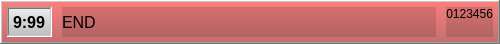
<?xml version="1.0" encoding="UTF-8"?>
<ui version="4.0">
 <class>bookingEndStrip</class>
 <widget class="QFrame" name="bookingEndStrip">
  <property name="geometry">
   <rect>
    <x>0</x>
    <y>0</y>
    <width>500</width>
    <height>44</height>
   </rect>
  </property>
  <property name="styleSheet">
   <string notr="true">QLabel { color: black; } #bookingEndStrip { background-color: qlineargradient( x1:0 y1:0, x2:0 y2:1, stop:0 #FF7F7F, stop:1 #BF6F6F); }</string>
  </property>
  <property name="frameShape">
   <enum>QFrame::WinPanel</enum>
  </property>
  <property name="frameShadow">
   <enum>QFrame::Raised</enum>
  </property>
  <layout class="QHBoxLayout" stretch="0,1,0">
   <property name="spacing">
    <number>10</number>
   </property>
   <property name="leftMargin">
    <number>5</number>
   </property>
   <property name="topMargin">
    <number>5</number>
   </property>
   <property name="rightMargin">
    <number>5</number>
   </property>
   <property name="bottomMargin">
    <number>5</number>
   </property>
   <item>
    <widget class="QLabel" name="labelTime">
     <property name="font">
      <font>
       <pointsize>12</pointsize>
       <weight>75</weight>
       <bold>true</bold>
      </font>
     </property>
     <property name="styleSheet">
      <string notr="true">QLabel { background-color: qlineargradient( x1:0 y1:0, x2:0 y2:1, stop:0 #EEEEEE, stop:1 #BBBBBB); }</string>
     </property>
     <property name="frameShape">
      <enum>QFrame::WinPanel</enum>
     </property>
     <property name="frameShadow">
      <enum>QFrame::Sunken</enum>
     </property>
     <property name="text">
      <string notr="true">9:99</string>
     </property>
    </widget>
   </item>
   <item>
    <widget class="QLabel" name="labelType">
     <property name="font">
      <font>
       <pointsize>12</pointsize>
      </font>
     </property>
     <property name="styleSheet">
      <string notr="true">background-color: rgba(0,0,0,30);</string>
     </property>
     <property name="text">
      <string>END</string>
     </property>
    </widget>
   </item>
   <item>
    <widget class="QLabel" name="labelId">
     <property name="styleSheet">
      <string notr="true">background-color: rgba(0,0,0,30);</string>
     </property>
     <property name="text">
      <string notr="true">0123456</string>
     </property>
     <property name="alignment">
      <set>Qt::AlignRight|Qt::AlignTop|Qt::AlignTrailing</set>
     </property>
    </widget>
   </item>
  </layout>
 </widget>
 <resources/>
 <connections/>
</ui>
